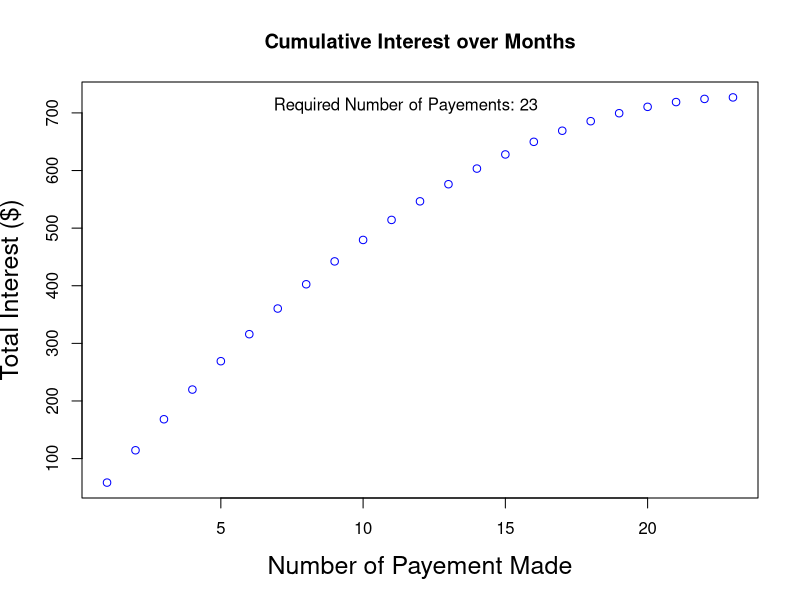

R code for this plot:
## ---- chunk 1
total.interest <- function(balance,APR,pay) 
{interest <- 0; interests <- c()
  apr.monthly <- (APR / 12) * 0.01
  while (balance > 0) {
    interest <- balance*apr.monthly + interest
    interests <- append(interests,interest)
    balance <- balance + balance*apr.monthly - pay}
interests
}

paste('Total Interest: $',
round(max(total.interest(balance=5000,APR=14,pay=250)),2))
## ---- chunk 2
interest <- total.interest(balance=5000,APR=14,pay=250)
plot(interest,ylab='Total Interest ($)',xlab='Number of Payement Made', 
main = 'Cumulative Interest over Months' , col='blue',cex.lab=1.5)
text(length(interest)/2,max(interest),adj = c(.5,1), 
paste('Required Number of Payements:',length(interest)))
